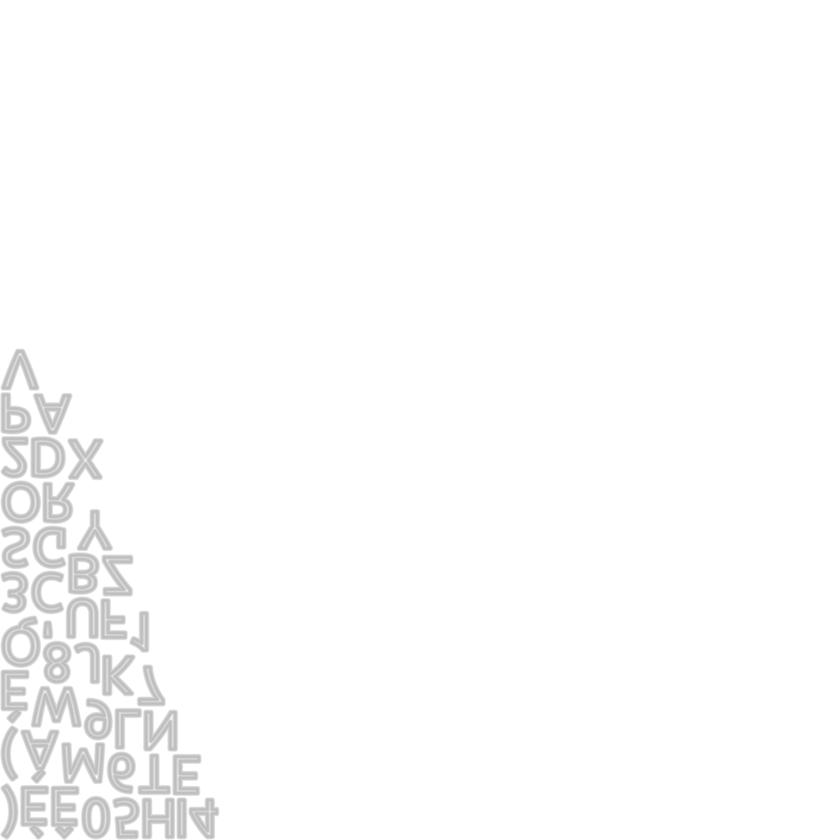
#> input picture sdf-render/Ubuntu-R.png, 840 x 840 px, shrunk from 2048 x 2048 before the run
$ python flip.py
#> lines starting #> are read from the running program, lines starting #| are printed output that depends on the picture; after the words box and inside, x2 and y2 are one past the last pixel; in counts of white or black regions, pixels touching at a corner belong together
import matplotlib.image as mpimg

image = mpimg.imread("Ubuntu-R.png")
#> image is the input picture: shape (840, 840, 4) float32; mean R, G, B, A 0.0244, 0.0244, 0.0244, 0.0245
image[...] = image[::-1, ...]
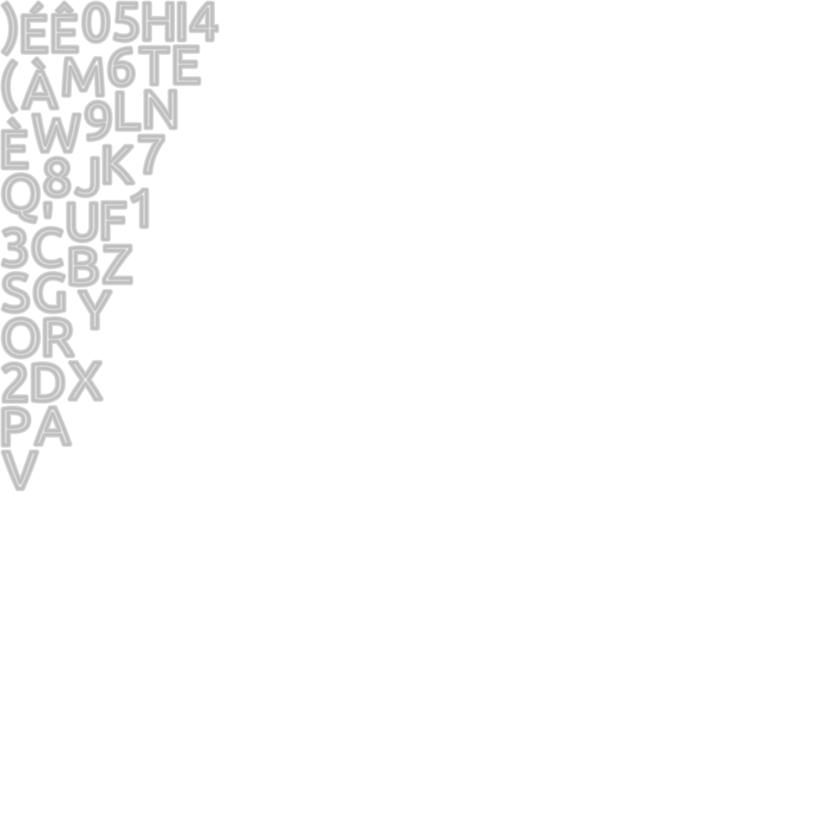
#> image: shape (840, 840, 4) float32; 11.59% of pixels changed, all inside (x1, y1, x2, y2) = (0, 0, 220, 840); transparent parts drawn white
mpimg.imsave("Ubuntu-R.png", image)
